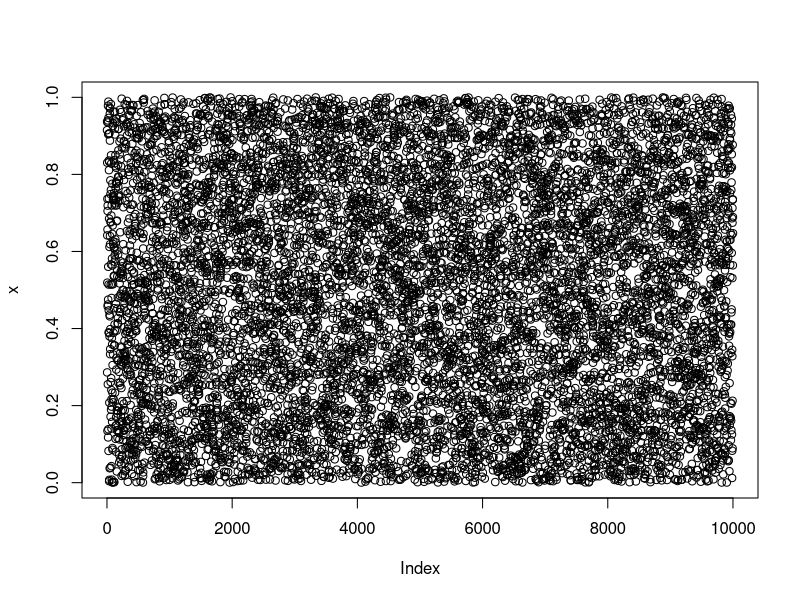
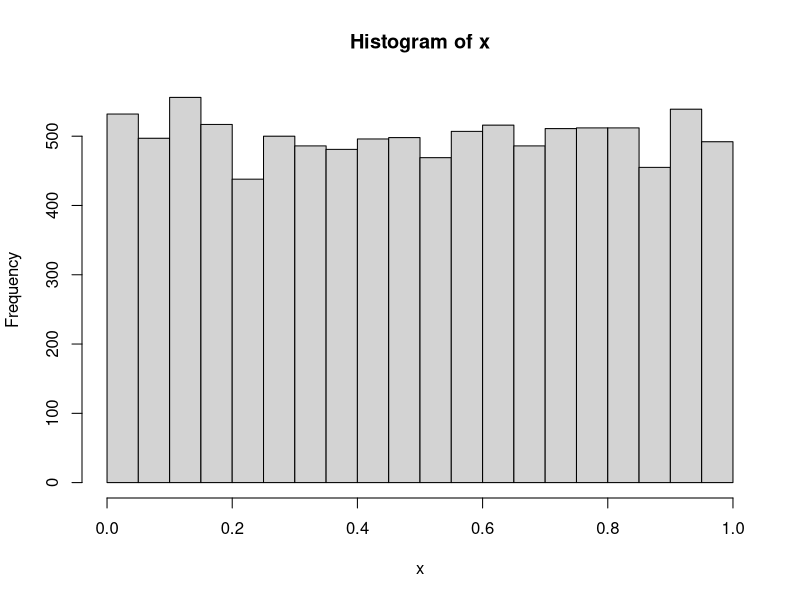
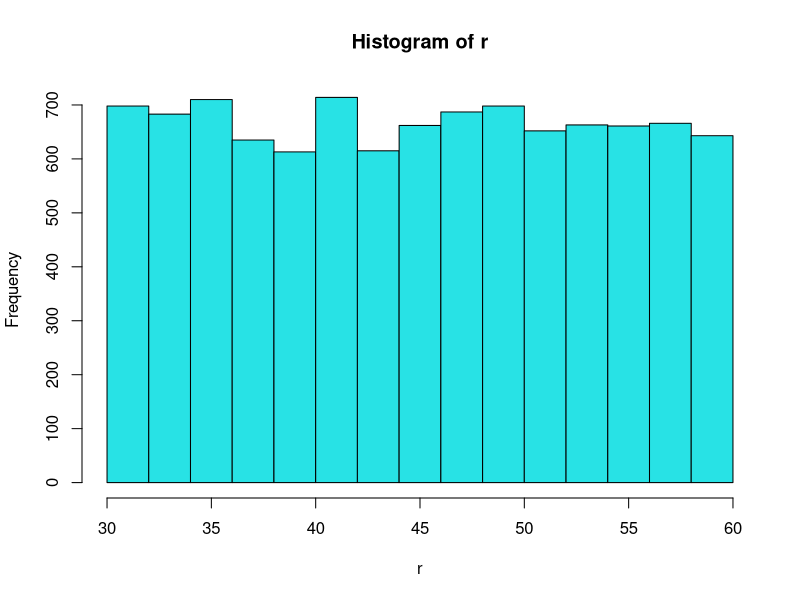

Here is the R script that generated these plots, in order:
#--------------integration-------

g=function(x){
  y=4*(x^2)
}

integrate(g,0,4)
#---------random number generate---from uniform dist---------
set.seed(42)
x=runif(10000,0,1)
x
gx=4*(x^2)
gx
integral=mean(gx)*(4-0)




plot(x)
hist(x)
r=runif(10000,30,60)
r
hist(r,col = 5)
